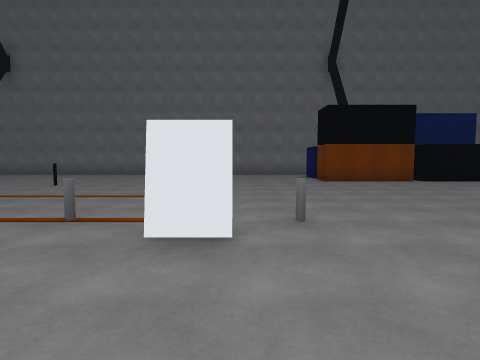
[1] (above)

20 first-person views from a walk through a 3-D level made in the Unity game engine. The camera is 1.5 m above the floor, tilts 4° down and sees 80° across. The floor is counted in squares, 2 m on a side. Each view is taken from the middle of a square. On the plan, view 1 faces up. The plan holds only what a view shows up to about 10 squares ahead; the rest is blank. The place goes on beyond the plan.

[2]
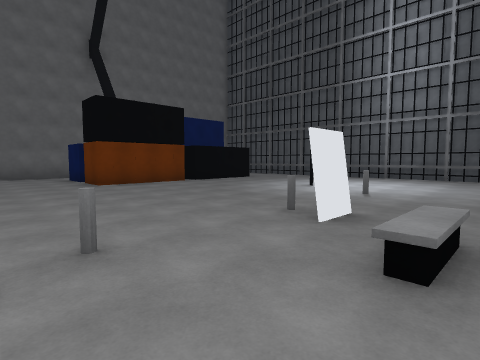

[3]
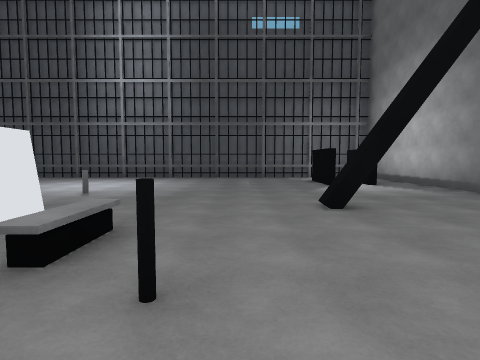

[4]
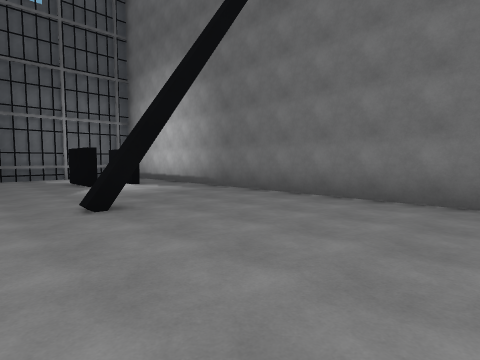

[5]
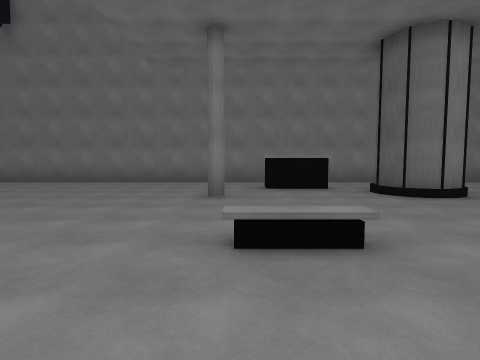

[6]
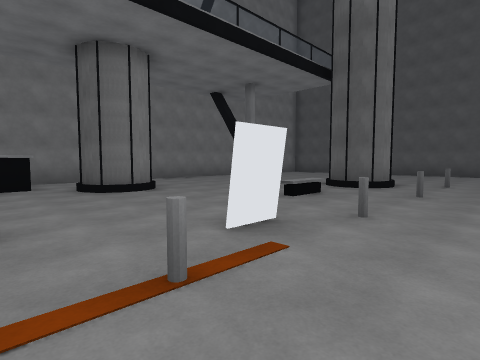

[7]
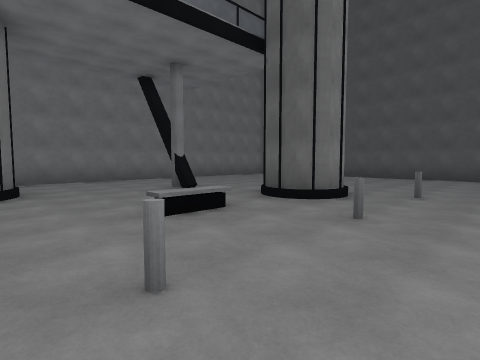

[8]
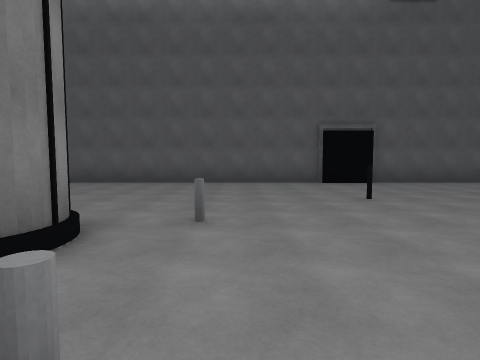

[9]
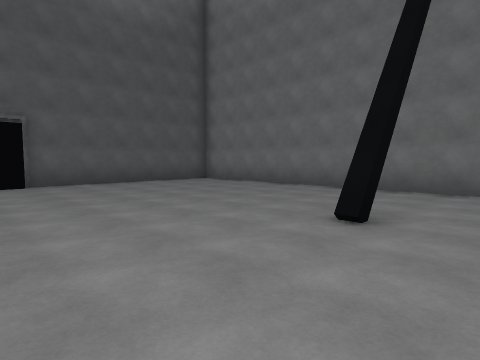

[10]
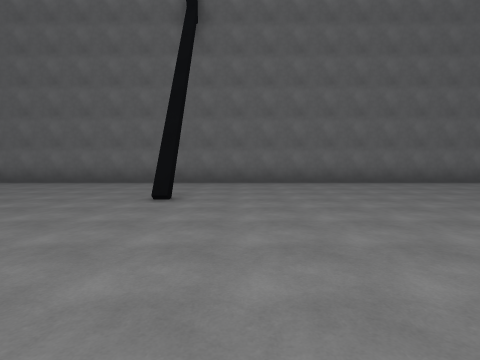

[11]
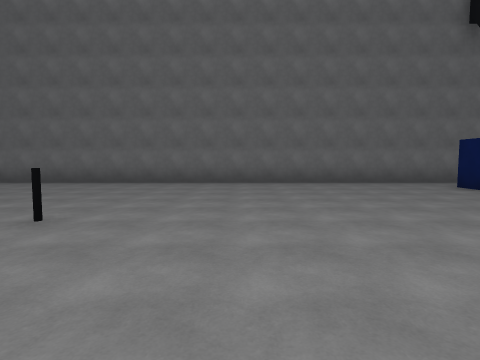

[12]
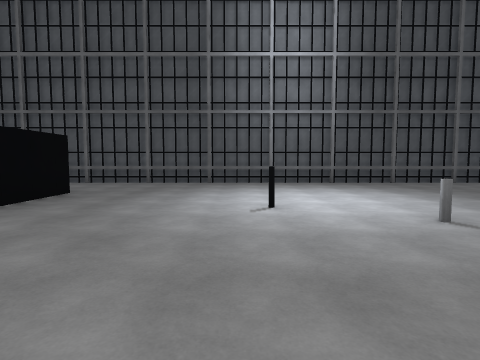

[13]
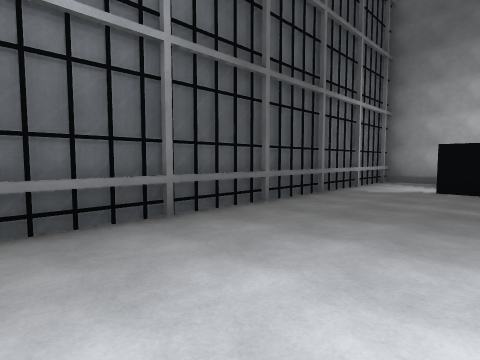

[14]
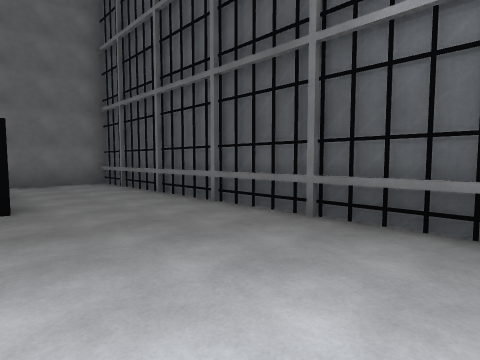

[15]
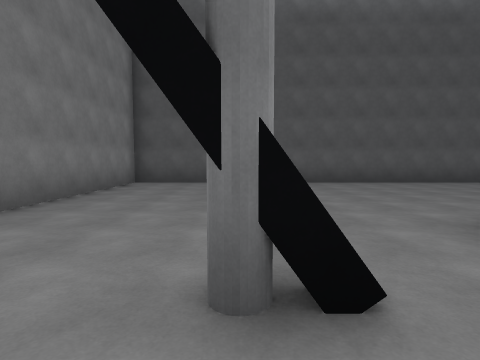

[16]
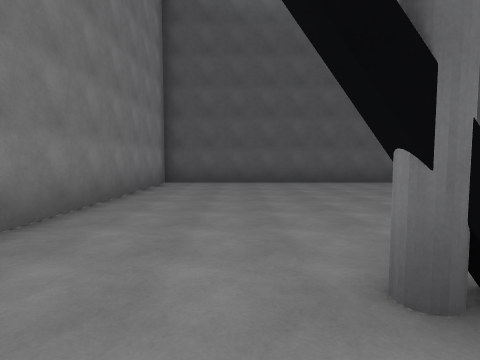

[17]
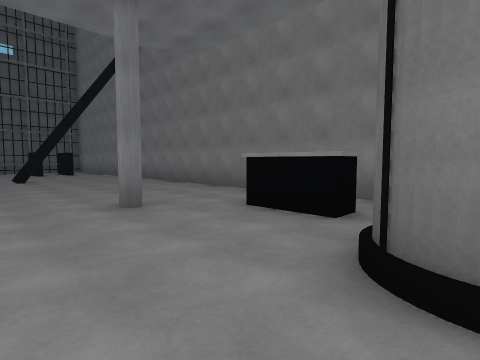

[18]
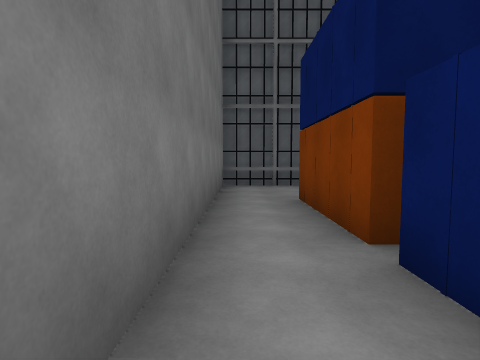

[19]
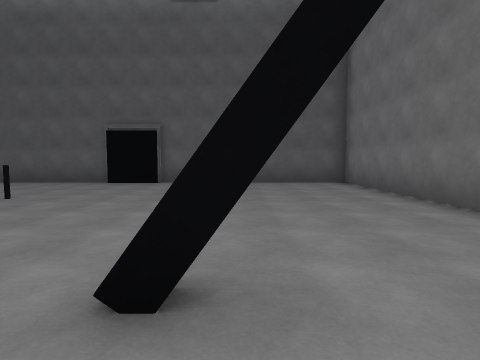

[20]
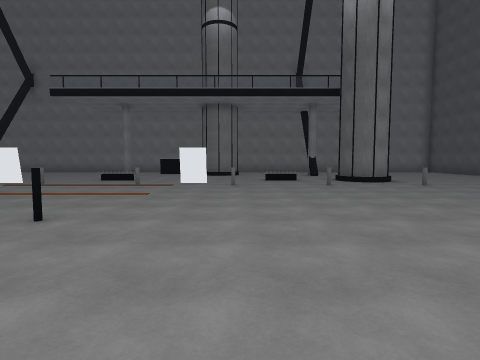

### Floor plan
Key: @ floor where view 1 was taken; # wall or solid block; x gap in a wall; . floor; = window, fence, low wall or low ledge; O other object.
Columns run from 20 left of view 1 to 13 right of it. Each row starts with its distance up from view 1.
 15 ##################################
 14 #................................=
 13 #....................... ........#
 12 #......................#######...=
 11 #........#.............# #####...#
 10 #......................#######...=
  9 #................................#
  8 #..............#.................=
  7 #................................#
  6 #....#............. .............=
  5 #.................. ........#....#
  4 #................................=
  3 #......O.O..O.xO..Ox.O..O.O......#
  2 #......##........................=
  1 #...... #.............#..........#
  0 #...................@............=
 -1 #................................#
 -2 #........#...#....#......#.......=
 -3 #............#...............  ..#
 -4 #..............##............# ..=
 -5 #................................#
 -6 ##################################

Positions as (right, up) in squares from view 1, and headings:
1: (0, 0), facing up
2: (0, 1), facing up-right
3: (0, 0), facing right
4: (0, 0), facing down-right
5: (-3, 4), facing down
6: (-4, 5), facing down-left
7: (-7, 5), facing down-left
8: (-10, 4), facing left
9: (-10, 7), facing up-left
10: (-10, 5), facing up
11: (-3, 5), facing up
12: (3, 6), facing right
13: (9, 5), facing down-right
14: (9, 5), facing up-right
15: (-10, -2), facing left
16: (-10, -3), facing left
17: (-7, 0), facing down-right
18: (4, 14), facing right
19: (-10, 11), facing left
20: (-8, 12), facing down
